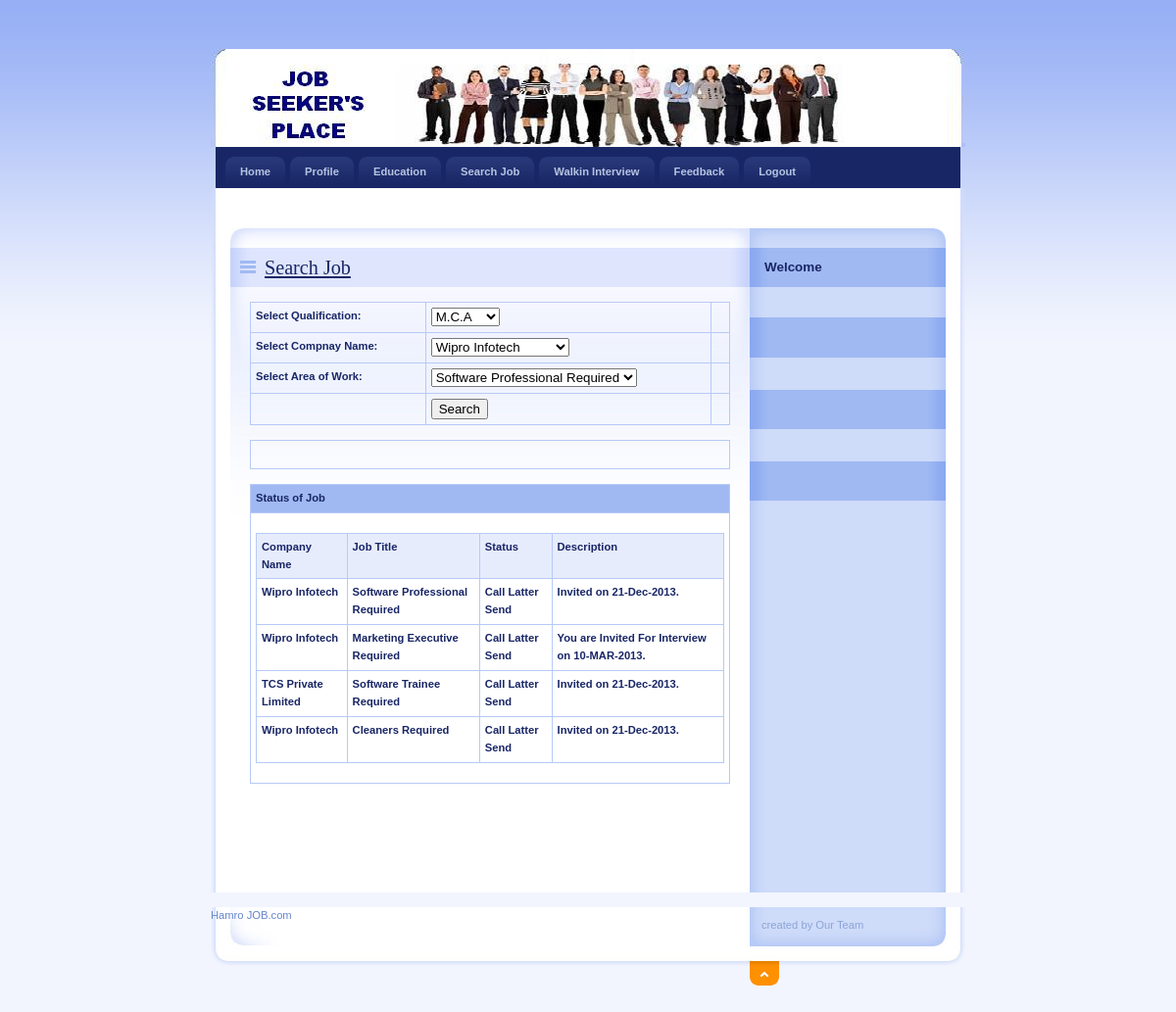
Screenshot of /JobSeeker/SearchJob.php (signed in) with the database file from the repository.
### tables this page shows
CREATE TABLE IF NOT EXISTS `application_master` (
  `ApplicationId` int(11) NOT NULL AUTO_INCREMENT,
  `JobSeekId` int(11) NOT NULL,
  `JobId` int(11) NOT NULL,
  `Status` varchar(30) NOT NULL,
  `Description` varchar(200) NOT NULL,
  PRIMARY KEY (`ApplicationId`)
);

CREATE TABLE IF NOT EXISTS `job_master` (
  `JobId` int(11) NOT NULL AUTO_INCREMENT,
  `CompanyName` varchar(20) NOT NULL,
  `JobTitle` varchar(50) NOT NULL,
  `Vacancy` int(11) NOT NULL,
  `MinQualification` varchar(50) NOT NULL,
  `Description` varchar(200) NOT NULL,
  PRIMARY KEY (`JobId`)
);

### JobSeeker/SearchJob.php (the view, shortened to what this page needs)
<?php $con=mysqli_connect("localhost","root","","job");?>
<?php
$query_Recordset1 = "SELECT MinQualification FROM job_master";
$Recordset1 = mysqli_query( $con,$query_Recordset1) or die(mysqli_error());
$row_Recordset1 = mysqli_fetch_assoc($Recordset1);
$query_Recordset4 = "SELECT distinct CompanyName FROM job_master";
$Recordset4 = mysqli_query($con,$query_Recordset4) or die(mysqli_error());
$row_Recordset4 = mysqli_fetch_assoc($Recordset4);
$query_Recordset5 = "SELECT distinct JobTitle FROM job_master";
$Recordset5 = mysqli_query($con,$query_Recordset5) or die(mysqli_error());
$row_Recordset5 = mysqli_fetch_assoc($Recordset5);
?>
<!DOCTYPE html PUBLIC "-//W3C//DTD XHTML 1.0 Strict//EN" "http://www.w3.org/TR/xhtml1/DTD/xhtml1-strict.dtd">
<html xmlns="http://www.w3.org/1999/xhtml" xml:lang="cs" lang="cs">
<head>
    <link rel="stylesheet" media="screen,projection" type="text/css" href="./css/main.css" />
    <link rel="stylesheet" media="print" type="text/css" href="./css/print.css" />
    <link rel="stylesheet" media="aural" type="text/css" href="./css/aural.css" />
</head>
<body id="www-url-cz">
<div id="main" class="box">
<?php
include "Header.php"
?>
<?php
include "menu.php"
?>
    <div id="page" class="box">
    <div id="page-in" class="box">
        <div id="strip" class="box noprint">
            <p id="breadcrumbs">&nbsp;</p>
        </div>
        <div id="content">
            <div class="article">
                <h2><span><a href="#">Search Job</a></span></h2>
                <form id="form1" method="post" action="SearchJob.php">
                  <table width="100%" border="0" cellspacing="0" cellpadding="0">
                    <tr>
                      <td><strong>Select Qualification:</strong></td>
                      <td><label>
                      <select name="cmbQual" id="cmbQual">
                        <?php
do {
?>
                        <option value="<?php echo $row_Recordset1['MinQualification']?>"><?php echo $row_Recordset1['MinQualification']?></option>
                        <?php
} while ($row_Recordset1 = mysqli_fetch_assoc($Recordset1));
?>
                      </select>
                      </label></td>
                      <td><label></label></td>
                    </tr>
                    <tr>
                      <td><strong>Select Compnay Name:</strong></td>
                      <td><label>
                        <select name="cmbCompany" id="cmbCompany">
                          <?php
do {
?>
                          <option value="<?php echo $row_Recordset4['CompanyName']?>"><?php echo $row_Recordset4['CompanyName']?></option>
                          <?php
} while ($row_Recordset4 = mysqli_fetch_assoc($Recordset4));
?>
                        </select>
                      </label></td>
                      <td>&nbsp;</td>
                    </tr>
                    <tr>
                      <td><strong>Select Area of Work:</strong></td>
                      <td><label>
                        <select name="cmbArea" id="cmbArea">
                          <?php
do {
?>
                          <option value="<?php echo $row_Recordset5['JobTitle']?>"><?php echo $row_Recordset5['JobTitle']?></option>
                          <?php
} while ($row_Recordset5 = mysqli_fetch_assoc($Recordset5));
?>
                      </select>
                      </label></td>
                      <td>&nbsp;</td>
                    </tr>
                    <tr>
                      <td>&nbsp;</td>
                      <td><input type="submit" name="button" id="button" value="Search" /></td>
                      <td>&nbsp;</td>
                    </tr>
                  </table>
              </form>
                <table width="100%" border="0" cellspacing="0" cellpadding="0">
                  <tr>
                    <td width="100%">&nbsp;
                      ?></td>
                  </tr>
                </table>
                <table width="100%" border="0" cellspacing="0" cellpadding="0">
                  <tr>
                    <td bgcolor="#A0B9F3"><strong>Status of Job</strong></td>
                  </tr>
                  <tr>
                    <td><table width="100%" border="1" cellpadding="1" cellspacing="2" bordercolor="#006699" >
                      <tr>
                        <th height="32" bgcolor="#006699" class="style3"><div align="left" class="style9 style5 style2"><strong>Company Name</strong></div></th>
                        <th bgcolor="#006699" class="style3"><div align="left" class="style9 style5 style2"><strong>Job Title</strong></div></th>
                        <th bgcolor="#006699" class="style3"><div align="left" class="style9 style5 style2"><strong>Status</strong></div></th>
                         <th bgcolor="#006699" class="style3"><div align="left" class="style9 style5 style2"><strong>Description</strong></div></th>
                      </tr>
                      <?php
$con = mysqli_connect("localhost","root","","job");
$sql = "SELECT job_master.JobId, job_master.CompanyName, job_master.JobTitle, application_master.Status, application_master.JobSeekId, application_master.Description
FROM application_master, job_master
WHERE application_master.JobId=job_master.JobId and application_master.JobSeekId='".$_SESSION['ID']."'";
$result = mysqli_query($con,$sql);
while($row = mysqli_fetch_array($result))
{
$CompanyName=$row['CompanyName'];
$JobTitle=$row['JobTitle'];
$Status=$row['Status'];
$Description=$row['Description'];
?>
                      <tr>
                        <td class="style3"><div align="left" class="style9 style5"><strong><?php echo $CompanyName;?></strong></div></td>
                        <td class="style3"><div align="left" class="style9 style5"><strong><?php echo $JobTitle;?></strong></div></td>
                         <td class="style3"><div align="left" class="style9 style5"><strong><?php echo $Status;?></strong></div></td>
                         <td class="style3"><div align="left" class="style9 style5"><strong><?php echo $Description;?></strong></div></td>
                      </tr>
                      <?php
}
?>
                    </table></td>
                  </tr>
                </table>
                <p>&nbsp;</p>
                <p class="btn-more box noprint">&nbsp;</p>
          </div>
        </div>
<?php
include "right.php"
?>
    </div>
    </div>
<?php
include "footer.php"
?>
</div>
</body>
</html>

### JobSeeker/css/main.css (style rules this page uses)
* { min-height:1px; }
body { border:0; margin:0; padding:0; background:#F2F5FE url("../design/bg.gif") 0 0 repeat-x; font:70%/160% "verdana",sans-serif; color:#192666; _text-align:center; }
a { color:#192666; }
p { border:0; margin:15px 0; padding:0; }
div { display:block; border:0; margin:0; padding:0; }
h1, h2, h3, h4, h5 { border:0; margin:15px 0 10px 0; padding:0; font-weight:bold; }
h2 { font-size:180%; line-height:100%; font-family:"georgia",serif; font-weight:normal; }
table { display:table; border-collapse:collapse; margin:15px 0; padding:0; border:1px solid #B7CAF6; font-size:100%; }
tr { display:table-row; }
th, td { display: table-cell; border:1px solid #B7CAF6; margin:0; padding:5px; vertical-align:top; text-align:left; }
th { background:#E7ECFD; text-align:center; color:#192666; font-weight:bold; }
form { border:0; margin:0; padding:0; }
a, img, span { border:0; margin:0; padding:0; }
strong, .strong { font-weight:bold; }
.box { min-height:1px; _height:1px; }
.box:after { content:"."; display:block; line-height:0px; font-size:0px; visibility:hidden; clear:both; }
#main { width:770px; margin:50px auto 0 auto; _text-align:left; }
#page { width:770px; min-height:1px; background:#FFF url("../design/bg_page.gif") 0 0 repeat-y; _height:1px; }
#page-in { min-height:1px; padding:10px 0; background:url("../design/bg_page_in.jpg") 0 0 no-repeat; _height:1px; }
#strip { position:relative; clear:both; padding:3px 20px 10px 20px; color:#6182D1; }
#strip p { margin:0; }
#strip #breadcrumbs { width:520px; margin:0; padding:0; }
#content { float:left; width:530px; _width:550px; margin:0; padding:0 0 0 20px; }
#content .article { clear:both; margin:0; padding:20px; background:url("../design/content_article_bg.jpg") 0 0 no-repeat; }
#content .article h2 { margin:0 -20px; padding:10px; background:#DEE5FD url("../design/content_title_bg.gif") 0 0 repeat-y; color:#192666; }
#content .article h2 span { background:url("../design/ico_list.gif") 0 50% no-repeat; padding-left:25px; }
#content .article p { text-align:justify; }
#content .btn-more { margin:0 0 15px 0; padding:0; border:0; position:relative; }

### JobSeeker/css/print.css (style rules this page uses)
body { border:0; margin:0; padding:0; font-size:12pt }
a { color:#000; text-decoration:none; }
h1, h2, h3 { page-break-after:avoid; page-break-inside:avoid; }
table { border-collapse: collapse; border-width:1px; border-style:solid; }
th, td { display:table-cell; border-width:1px; border-style:solid; }
.noprint { display:none; }

### JobSeeker/css/aural.css (style rules this page uses)
body { voice-family:paul,male; volume:loud; speech-rate:slow; richness:90; stress:20; }
h1, h2, h3, h4, h5 { cue-before:url("ping.au"); }
p, table { pause:50ms; }
strong { pitch:medium; pitch-range:60; stress:90; richness:90; }

### JobSeeker/SearchJob.php (style rules this page uses)
.style2 { font-weight: bold }
.style3 { font-weight: bold }

### rows the page displays
application_master: JobId.CompanyName "Wipro Infotech", JobId.JobTitle "Software Professional Required", Status "Call Latter Send", Description "Invited on 21-Dec-2013."
application_master: JobId.CompanyName "Wipro Infotech", JobId.JobTitle "Marketing Executive Required", Status "Call Latter Send", Description "You are Invited For Interview on 10-MAR-2013."
application_master: JobId.CompanyName "TCS Private Limited", JobId.JobTitle "Software Trainee Required", Status "Call Latter Send", Description "Invited on 21-Dec-2013."
application_master: JobId.CompanyName "Wipro Infotech", JobId.JobTitle "Cleaners Required", Status "Call Latter Send", Description "Invited on 21-Dec-2013."

### other values shown
form field cmbQual "M.C.A"
form field cmbCompany "Wipro Infotech"
form field cmbArea "Software Professional Required"
